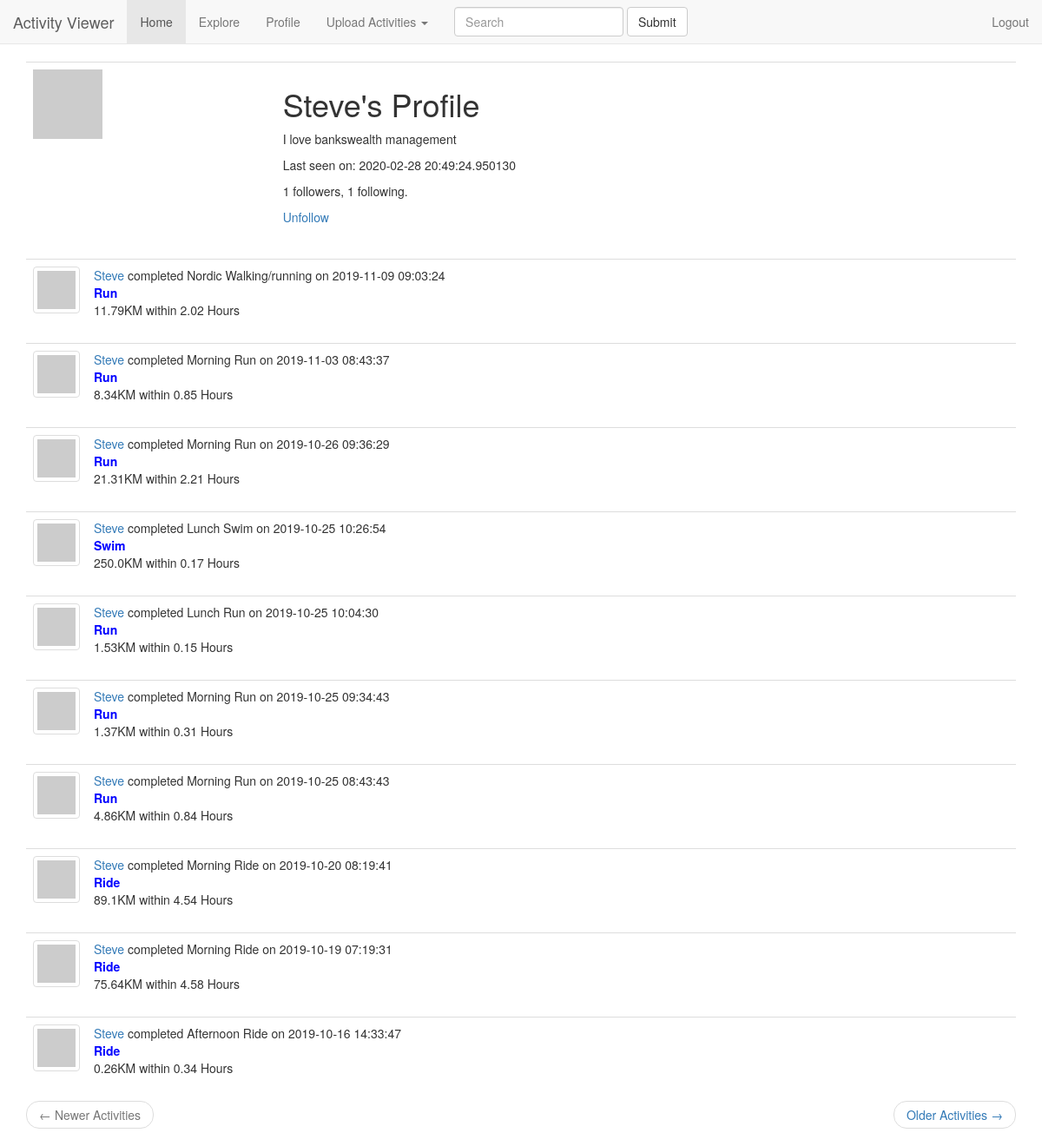
/profile/Steve (signed in), run on an earlier commit of the app's database.
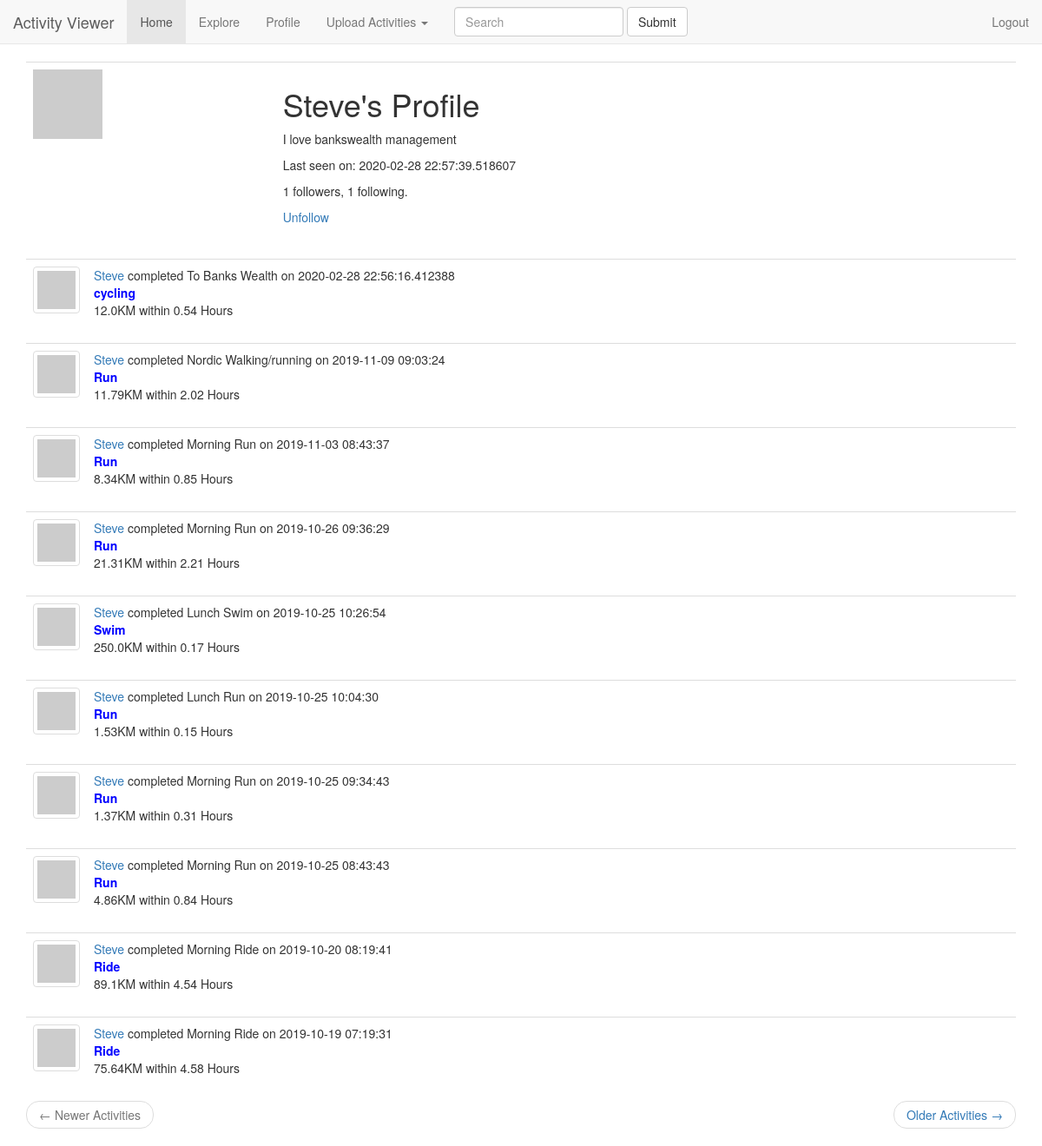
And on a later commit of the database.
### app/models.py (models this page shows, shortened)
class User(UserMixin, db.Model):
    id = db.Column(db.Integer, primary_key=True)
    username = db.Column(db.String(64), index=True, unique=True)
    email = db.Column(db.String(120), index=True, unique=True)
    activities = db.relationship('Activity', backref='athlete', lazy='dynamic')
    password_hash = db.Column(db.String(128))
    about_me = db.Column(db.String(140))
    last_seen = db.Column(db.DateTime, default=datetime.utcnow)
    follows = db.relationship(
        'User', secondary=followers,
        primaryjoin=(followers.c.follower_id == id),
        secondaryjoin=(followers.c.follows_id == id),
        backref=db.backref('followers', lazy='dynamic'), lazy='dynamic')
    def avatar(self, size):
        digest = md5(self.email.lower().encode('utf-8')).hexdigest()
        return 'https://www.gravatar.com/avatar/{}?d=identicon&s={}'.format(
            digest, size)
    def is_following(self, user):
        return self.follows.filter(
            followers.c.follows_id == user.id).count() > 0

class Activity(db.Model):
    id = db.Column(db.Integer, primary_key=True)
    timestamp = db.Column(db.DateTime, index=True, default=datetime.utcnow)
    title = db.Column(db.String(64), index=True)
    activity_type = db.Column(db.String(64), index=True)
    distance = db.Column(db.Float)
    duration = db.Column(db.Integer)
    user_id = db.Column(db.Integer, db.ForeignKey('user.id'))

### app/routes.py (the view)
@app.route('/profile/<username>', methods=['GET', 'POST'])
@login_required
def profile(username):
    user = User.query.filter_by(username=username).first_or_404()
    page = request.args.get('page', 1, type=int)
    activities = user.activities.order_by(Activity.timestamp.desc()).paginate(
        page, app.config['ACTIVITIES_PER_PAGE'], False)
    next_url = url_for('profile', username=user.username, page=activities.next_num) \
        if activities.has_next else None
    prev_url = url_for('profile', username=user.username, page=activities.prev_num) \
        if activities.has_prev else None
    return render_template('profile.html', title="Profile", user=user, page=page, activities=activities.items,
                           next_url=next_url, prev_url=prev_url)

### app/models.py (called while the page is built)
@login.user_loader
def load_user(id):
    return User.query.get(int(id))

### app/routes.py (called while the page is built)
@app.before_request
def before_request():
    if current_user.is_authenticated:
        current_user.last_seen = datetime.utcnow()
        db.session.commit()

### app/templates/profile.html
<!DOCTYPE html>
<html lang="en">
{% extends "base.html" %}
{% import "bootstrap/wtf.html" as wtf %}
{% block app_content %}
    <table class="table table-default">
        <tr valign="top">
            <td ><img src="{{ user.avatar(128) }}"></td>
            <td>
                <h1>{{ user.username }}'s Profile</h1>
                {% if user.about_me %}<p>{{ user.about_me }}</p>{% endif %}
                {% if user.last_seen %}<p>Last seen on: {{ user.last_seen }}</p>{% endif %}
                <p>{{ user.followers.count() }} followers, {{ user.follows.count() }} following.</p>
                {% if user == current_user %}
                <a class="btn btn-default" href="{{url_for('edit_profile')}}" role="button">
                    <span class="glyphicon glyphicon-pencil" aria-hidden="true"></span> Edit Your Profile</a>
                <a class="btn btn-default" href="{{url_for('bulk_upload')}}" role="button">
                    <span class="glyphicon glyphicon-cloud-upload" aria-hidden="true"></span> Perform Bulk Upload</a>
                {% elif not current_user.is_following(user) %}
                <p><a href="{{ url_for('follow', username=user.username) }}">Follow</a></p>
                {% else %}
                <p><a href="{{ url_for('unfollow', username=user.username) }}">Unfollow</a></p>
                {% endif %}
            </td>
        </tr>
    </table>
    {% for activity in activities %}
        {% include '_activity.html' %}
    {% endfor %}
    <nav aria-label="...">
        <ul class="pager">
            <li class="previous{% if not prev_url %} disabled{% endif %}">
                <a href="{{ prev_url or '#' }}">
                    <span aria-hidden="true">&larr;</span> Newer Activities
                </a>
            </li>
            <li class="next{% if not next_url %} disabled{% endif %}">
                <a href="{{ next_url or '#' }}">
                    Older Activities <span aria-hidden="true">&rarr;</span>
                </a>
            </li>
        </ul>
    </nav>
{% endblock %}

### app/templates/base.html (shortened to what this page needs)
<!DOCTYPE html>
<html lang="en">
{% extends "bootstrap/base.html" %}
{% block navbar %}
<nav class="navbar navbar-default navbar-static-top">
  <div class="container-fluid">
    <div class="navbar-header">
      <a class="navbar-brand" href="{{url_for('index')}}">Activity Viewer</a>
    </div>
    <div class="collapse navbar-collapse" id="bs-example-navbar-collapse-1">
      <ul class="nav navbar-nav">
        <li class="active"><a href="{{ url_for('index') }}">Home<span class="sr-only">(current)</span></a></li>
        {% if current_user.is_authenticated %}
        <li><a href="{{ url_for('explore') }}">Explore</a></li>
        <li><a href="{{ url_for('profile', username=current_user.username) }}">Profile</a></li>
        {% endif %}
        <li class="dropdown">
          <a href="#" class="dropdown-toggle" data-toggle="dropdown" role="button" aria-haspopup="true" aria-expanded="false">Upload Activities <span class="caret"></span></a>
        </li>
      </ul>
      <form class="navbar-form navbar-left">
        <div class="form-group">
          <input type="text" class="form-control" placeholder="Search">
        </div>
        <button type="submit" class="btn btn-default">Submit</button>
      </form>
      <ul class="nav navbar-nav navbar-right">
        {% if current_user.is_anonymous %}
        <li><a href="{{ url_for('login') }}">Login</a></li>
        <li><a href="{{ url_for('register') }}">Register</a></li>
        {% else %}
        <li><a href="{{ url_for('logout') }}">Logout</a></li>
        {% endif %}
      </ul>
    </div>
  </div>
</nav>
{% endblock %}
{% block content %}
<div class="container">
    {% block app_content %}{% endblock %}
</div>
{% endblock %}

### app/templates/_activity.html
<!DOCTYPE html>
<html lang="en">
<table class="table table-hover">
        <tr>
            <td width="70px">
                <a href="{{ url_for('profile', username=activity.athlete.username) }}">
                    <img src="{{ activity.athlete.avatar(50) }}" class="img-thumbnail">
                </a>
            </td>
            <td>
                {% if activity.athlete == current_user %}
                <a href="{{ url_for('profile', username=current_user.username) }}">
                    You
                </a>
                {% else %}
                <a href="{{ url_for('profile', username=activity.athlete.username) }}">
                    {{ activity.athlete.username }}
                </a>
                {% endif %}
                completed {{ activity.title }}
                on {{ activity.timestamp }}
                <br>
                <span style="color:blue;font-weight:bold"> {{ activity.activity_type }}</span>
                <br>
                <span>{{ activity.distance}}KM within {{ "{0:.2f}".format(activity.duration / 3600) }} Hours</span>
            </td>
        </tr>
    </table>
</html>

What changed in the data, as far as the page shows it:
no longer on this page (row unchanged): Activity: athlete.username "Steve", title "Afternoon Ride", timestamp "2019-10-16 14:33:47", activity_type "Ride", distance "0.26", activity.duration/3600 "0.34"
changed User "Steve": last_seen "2020-02-28 20:49:24.950130" → "2020-02-28 22:57:39.518607"
added Activity: athlete.username "Steve", title "To Banks Wealth", timestamp "2020-02-28 22:56:16.412388", activity_type "cycling", distance "12.0", activity.duration/3600 "0.54"
